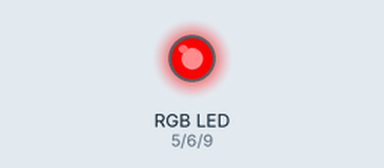
Bench run of a sketch on a simulated Arduino Uno, built with avr-gcc and run on an emulated ATmega328P. Shown: an RGB LED mixed from three pins (HIGH = lit).

Above: at 0.2 s.
At 1.2 s:
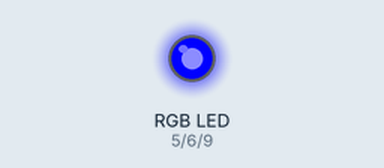
At 1.7 s:
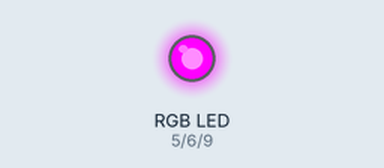
At 3.2 s:
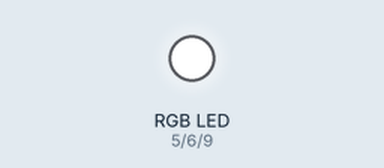
At 5.7 s:
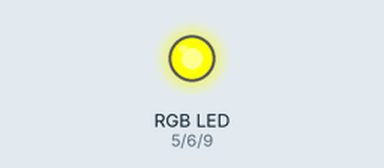
At 7.7 s:
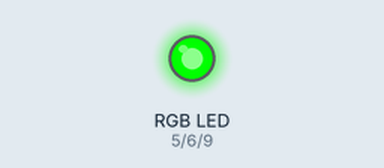
Timing chart, 0 to 8.1 s (numbered marks = the images above):
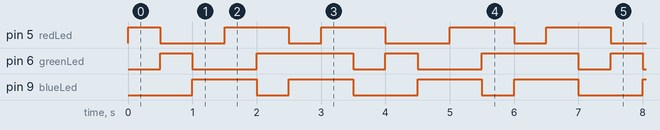

The sketch:

rgb_sequence.ino
```cpp
const int redLed = 5;
const int greenLed = 6;
const int blueLed = 9;

const int delay_time = 500;

void setup() {
  pinMode(redLed, OUTPUT);
  pinMode(greenLed, OUTPUT);
  pinMode(blueLed, OUTPUT);
}

void loop() {
  // Rojo
  analogWrite(redLed, 255);
  analogWrite(greenLed, 0);
  analogWrite(blueLed, 0);
  delay(delay_time);
  // Verde
  analogWrite(redLed, 0);
  analogWrite(greenLed, 255);
  analogWrite(blueLed, 0);
  delay(delay_time);
  // Azul
  analogWrite(redLed, 0);
  analogWrite(greenLed, 0);
  analogWrite(blueLed, 255);
  delay(delay_time);
  // Magenta
  analogWrite(redLed, 255);
  analogWrite(greenLed, 0);
  analogWrite(blueLed, 255);
  delay(delay_time);
  // Amarillo
  analogWrite(redLed, 255);
  analogWrite(greenLed, 255);
  analogWrite(blueLed, 0);
  delay(delay_time);
  // Cian
  analogWrite(redLed, 0);
  analogWrite(greenLed, 255);
  analogWrite(blueLed, 255);
  delay(delay_time);
  // Blanco
  analogWrite(redLed, 255);
  analogWrite(greenLed, 255);
  analogWrite(blueLed, 255);
  delay(delay_time);
}
```

Measured:
- by itself, pin 5 (redLed): repeats every 3.5 s: LOW 1.0 s, HIGH 1.0 s, LOW 0.50 s, HIGH 1.0 s
- by itself, pin 6 (greenLed): repeats every 3.5 s: LOW 1.0 s, HIGH 1.5 s, LOW 0.50 s, HIGH 0.50 s
- by itself, pin 9 (blueLed): repeats every 3.5 s: LOW 0.50 s, HIGH 1.0 s, LOW 1.0 s, HIGH 1.0 s
